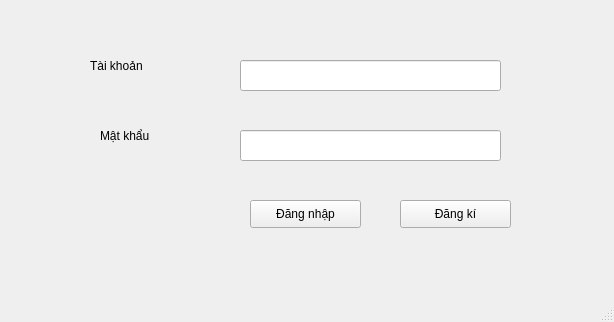
<?xml version="1.0" encoding="UTF-8"?>
<ui version="4.0">
 <class>MainWindow</class>
 <widget class="QMainWindow" name="MainWindow">
  <property name="geometry">
   <rect>
    <x>0</x>
    <y>0</y>
    <width>614</width>
    <height>322</height>
   </rect>
  </property>
  <property name="windowTitle">
   <string>MainWindow</string>
  </property>
  <widget class="QWidget" name="centralwidget">
   <widget class="QLabel" name="label">
    <property name="geometry">
     <rect>
      <x>90</x>
      <y>50</y>
      <width>131</width>
      <height>31</height>
     </rect>
    </property>
    <property name="text">
     <string>Tài khoản</string>
    </property>
   </widget>
   <widget class="QLabel" name="label_2">
    <property name="geometry">
     <rect>
      <x>100</x>
      <y>120</y>
      <width>131</width>
      <height>31</height>
     </rect>
    </property>
    <property name="text">
     <string>Mật khẩu</string>
    </property>
   </widget>
   <widget class="QLineEdit" name="lineEdit">
    <property name="geometry">
     <rect>
      <x>240</x>
      <y>60</y>
      <width>261</width>
      <height>31</height>
     </rect>
    </property>
   </widget>
   <widget class="QLineEdit" name="lineEdit_2">
    <property name="geometry">
     <rect>
      <x>240</x>
      <y>130</y>
      <width>261</width>
      <height>31</height>
     </rect>
    </property>
   </widget>
   <widget class="QPushButton" name="pushButton">
    <property name="geometry">
     <rect>
      <x>250</x>
      <y>200</y>
      <width>111</width>
      <height>28</height>
     </rect>
    </property>
    <property name="text">
     <string>Đăng nhập</string>
    </property>
   </widget>
   <widget class="QPushButton" name="pushButton_2">
    <property name="geometry">
     <rect>
      <x>400</x>
      <y>200</y>
      <width>111</width>
      <height>28</height>
     </rect>
    </property>
    <property name="text">
     <string>Đăng kí</string>
    </property>
   </widget>
  </widget>
  <widget class="QMenuBar" name="menubar">
   <property name="geometry">
    <rect>
     <x>0</x>
     <y>0</y>
     <width>614</width>
     <height>26</height>
    </rect>
   </property>
  </widget>
  <widget class="QStatusBar" name="statusbar"/>
 </widget>
 <resources/>
 <connections/>
</ui>
